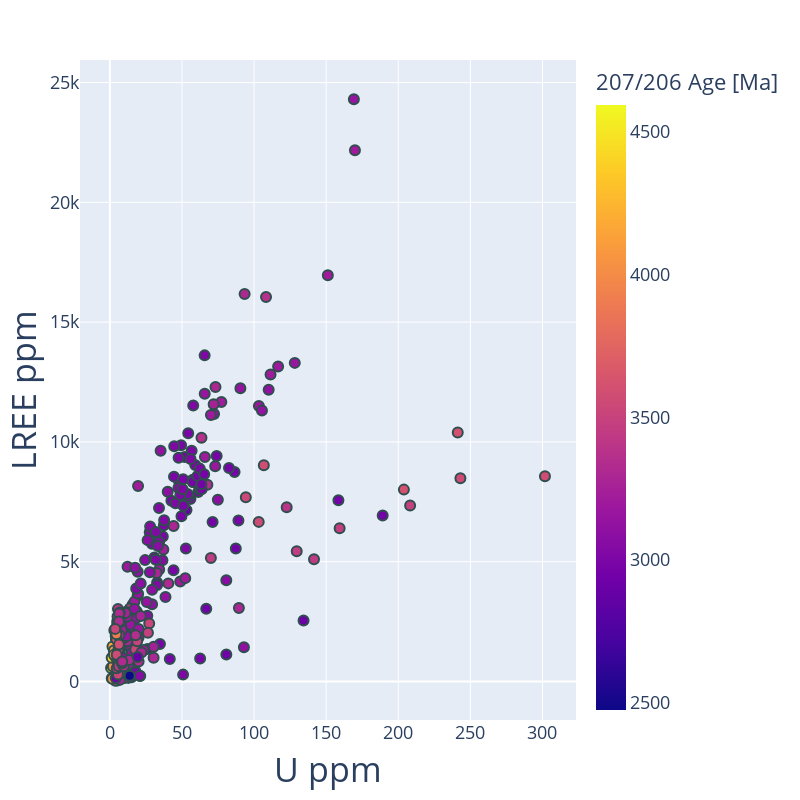
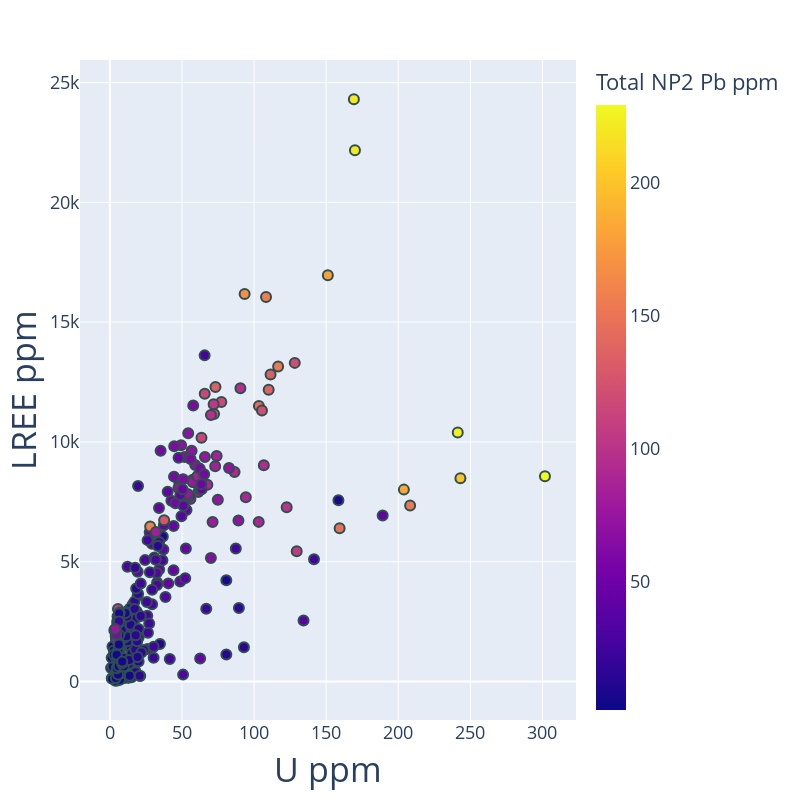

Notebook cell for these charts, in order:
### Code cell
grp1 = ['95-65','SB-91-53']
grp2 = ['95-69','91-39', '94-77', 'SAB-94-134' ]

#Scib_scatter(data1,'U238_ppm_mean', 'sumLREE' )
Scib_scatter(data_cherry,'U238_ppm_mean', 'sumLREE', color =   '207/206 Age [Ma]' )
Scib_scatter(data_cherry,'U238_ppm_mean', 'sumLREE', color =   'Total NP2 Pb ppm' )
#Scib_scatter(data1,'Total NP2 Pb ppm', 'sumLREE') 
#Scib_scatter(data_cherry,'Total NP2 Pb ppm', 'sumLREE' )

### Figure 1 — Plotly figure (JSON) as saved in the notebook; plotly's stock layout.template omitted (floating-point values rounded to 4 significant figures; data arrays with more than 128 entries replaced by an {"elided": "..."} marker saying what was removed)
{"data": [{"hovertemplate": "U ppm=%{x}<br>LREE ppm=%{y}<br>207/206 Age [Ma]=%{marker.color}<extra></extra>", "legendgroup": "", "marker": {"color": {"elided": "258 float values"}, "coloraxis": "coloraxis", "line": {"color": "DarkSlateGrey", "width": 2}, "size": 10, "symbol": "circle"}, "mode": "markers", "name": "", "orientation": "v", "showlegend": false, "type": "scatter", "x": {"elided": "258 float values"}, "xaxis": "x", "y": {"elided": "258 float values"}, "yaxis": "y"}], "layout": {"coloraxis": {"colorbar": {"title": {"text": "207/206 Age [Ma]"}}, "colorscale": [[0, "#0d0887"], [0.1111, "#46039f"], [0.2222, "#7201a8"], [0.3333, "#9c179e"], [0.4444, "#bd3786"], [0.5556, "#d8576b"], [0.6667, "#ed7953"], [0.7778, "#fb9f3a"], [0.8889, "#fdca26"], [1, "#f0f921"]]}, "font": {"size": 18}, "height": 800, "legend": {"title": {"text": "Samples"}, "tracegroupgap": 0, "x": 0.01, "xanchor": "left", "y": 0.99, "yanchor": "top"}, "margin": {"t": 60}, "width": 800, "xaxis": {"anchor": "y", "domain": [0, 1], "title": {"font": {"size": 34}, "text": "U ppm"}}, "yaxis": {"anchor": "x", "domain": [0, 1], "title": {"font": {"size": 34}, "text": "LREE ppm"}}}}

### Figure 2 — Plotly figure (JSON) as saved in the notebook; plotly's stock layout.template omitted (floating-point values rounded to 4 significant figures; data arrays with more than 128 entries replaced by an {"elided": "..."} marker saying what was removed)
{"data": [{"hovertemplate": "U ppm=%{x}<br>LREE ppm=%{y}<br>Total NP2 Pb ppm=%{marker.color}<extra></extra>", "legendgroup": "", "marker": {"color": {"elided": "258 float values"}, "coloraxis": "coloraxis", "line": {"color": "DarkSlateGrey", "width": 2}, "size": 10, "symbol": "circle"}, "mode": "markers", "name": "", "orientation": "v", "showlegend": false, "type": "scatter", "x": {"elided": "258 float values"}, "xaxis": "x", "y": {"elided": "258 float values"}, "yaxis": "y"}], "layout": {"coloraxis": {"colorbar": {"title": {"text": "Total NP2 Pb ppm"}}, "colorscale": [[0, "#0d0887"], [0.1111, "#46039f"], [0.2222, "#7201a8"], [0.3333, "#9c179e"], [0.4444, "#bd3786"], [0.5556, "#d8576b"], [0.6667, "#ed7953"], [0.7778, "#fb9f3a"], [0.8889, "#fdca26"], [1, "#f0f921"]]}, "font": {"size": 18}, "height": 800, "legend": {"title": {"text": "Samples"}, "tracegroupgap": 0, "x": 0.01, "xanchor": "left", "y": 0.99, "yanchor": "top"}, "margin": {"t": 60}, "width": 800, "xaxis": {"anchor": "y", "domain": [0, 1], "title": {"font": {"size": 34}, "text": "U ppm"}}, "yaxis": {"anchor": "x", "domain": [0, 1], "title": {"font": {"size": 34}, "text": "LREE ppm"}}}}
